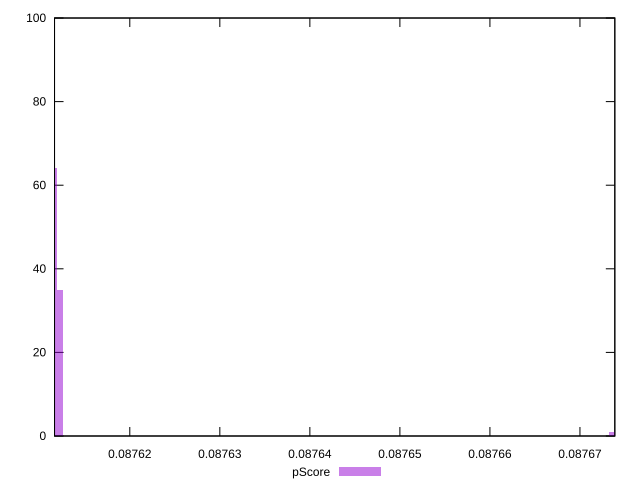

Reproduce this figure in gnuplot.
reset

$pScore <<EOF
0.08767355926601579 1
0.08761162081420626 64
0.08761225935494657 35
EOF

set key outside below
set boxwidth 6.385407403044055e-7
set xrange [0.08761164010631045:0.08767387321443876]
set yrange [0:100]
set trange [0:100]
set style fill transparent solid 0.5 noborder
set terminal svg size 640, 490 enhanced background rgb 'white'
set output "report_00015_2021-02-09T16-11-33.973Z/uses-long-cache-ttl/samples/pages+cached+noadtech+nomedia/pScore/histogram.svg"

plot $pScore title "pScore" with boxes

reset
